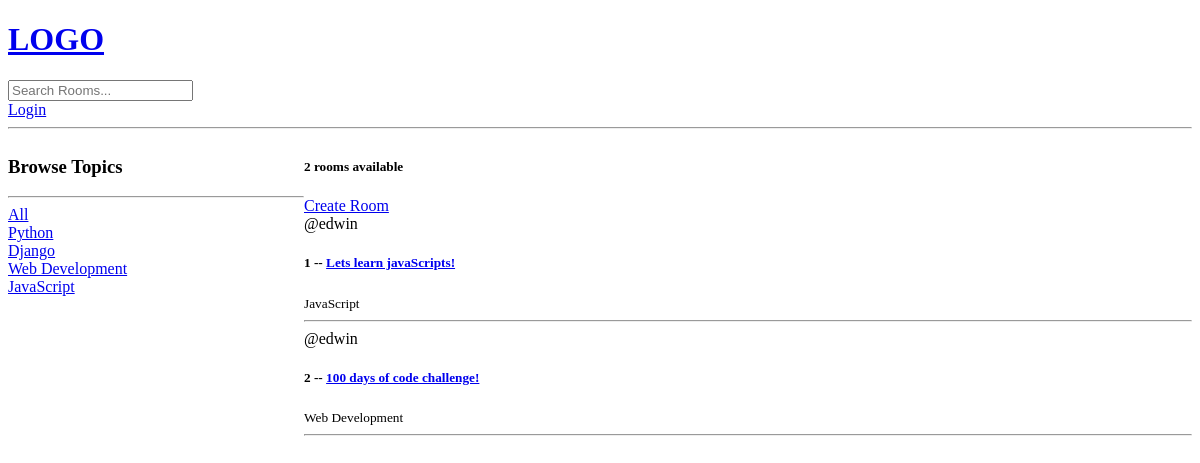
The app's page /, older data.
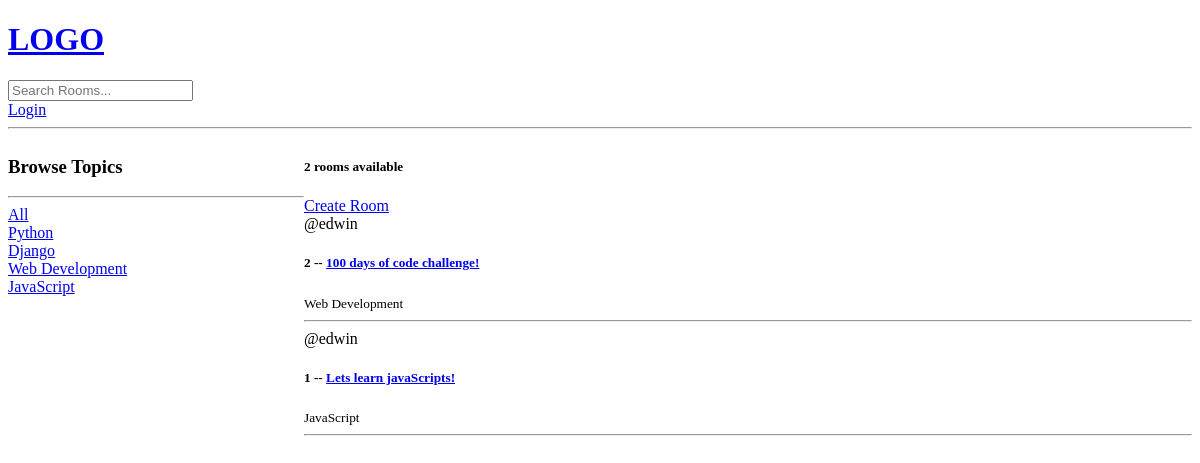
The same page, newer data.
### base/models.py (models this page shows, shortened)
class Topic(models.Model):
    name = models.CharField(max_length=200)

class Room(models.Model):
    host = models.ForeignKey(User, on_delete=models.SET_NULL, null=True)
    topic = models.ForeignKey(Topic, on_delete=models.SET_NULL, null=True)
    name =  models.CharField(max_length=200)
    description = models.TextField(null=True, blank=True)
    participants = models.ManyToManyField(
        User, related_name='participants', blank=True)
    updated = models.DateTimeField(auto_now=True)
    created = models.DateTimeField(auto_now_add=True)
    class Meta:
        ordering = ['-updated', '-created']

### base/views.py (the view)
# urls.py: path("", views.home, name="home"),
def home(request):
    q = request.GET.get('q') if request.GET.get('q') != None else ''
    rooms = Room.objects.filter(
        Q(topic__name__icontains=q) |
        Q(name__icontains=q) |
        Q(description__icontains=q)
        )
    topics = Topic.objects.all()
    room_count = rooms.count()
    context = {'rooms': rooms, 'topics':topics, 'room_count': room_count}
    return render(request, "base/home.html", context)

### base/templates/base/home.html (shortened to what this page needs)
{% extends "main.html" %}
{% block content %}
<div class="home-container">
    <div>
        <h3>Browse Topics</h3>
        <hr>
        <div>
            <a href="{% url "home" %}">All</a>
        </div>
        {% for topic in topics %}
            <div>
                <a href="{% url "home" %}?q={{topic.name}}">{{topic.name}}</a>
            </div>
        {% endfor %}
    </div>
    <div>
        <h5>{{room_count}} rooms available</h5>
        <a href="{% url "create-room" %}">Create Room</a>
        <div>
        {% for room in rooms %}
        <div>
            <span>@{{room.host.username}}</span>
            <h5>
                {{room.id}} -- <a href='{% url "room" room.id %}'>{{room.name}}</a>
            </h5>
            <small>{{room.topic.name}}</small>
            <hr>
        </div>
        {% endfor %}
        </div>
    </div>
</div>
{% endblock %}

Row changes from the older to the newer data that the page shows:
changed Room "100 days of code challenge!": moves up the list
